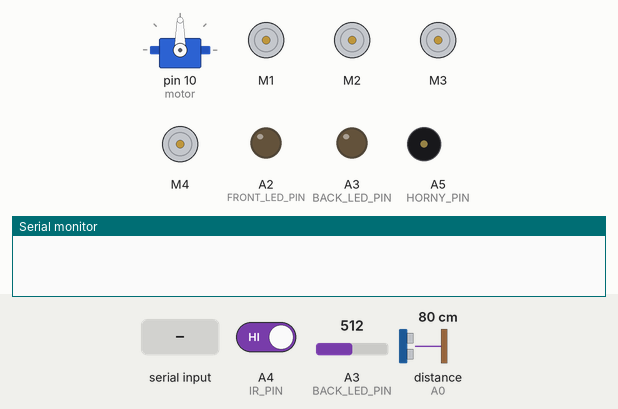
A sketch run on a simulated Arduino Uno, built with avr-gcc and run on an emulated ATmega328P. Parts: servo, 4 × DC motor (green arrow = forward, orange = backward, longer = faster), output pins drawn as LEDs (lit = HIGH), buzzer (waves = sounding, pin HIGH), the last lines printed to the serial monitor. Wiring (inferred from the names in the program): ultrasonic range finder: trigger A1; echo A0. The test bench sets the inputs (shaded band); at power-on: distance to the obstacle (sensor on A0) 80 cm, A3 (BACK_LED_PIN) = 512, A4 (IR_PIN) HIGH. The echo pulse lasts 58.3 µs per cm; pins used as bus, display or sensor lines are not drawn.

Above: at 1.2 s.
1.3 s: "<F>" received over Serial
At 1.8 s:
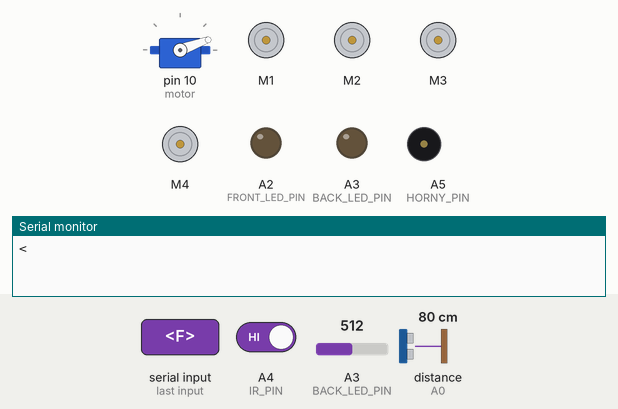
At 3.5 s:
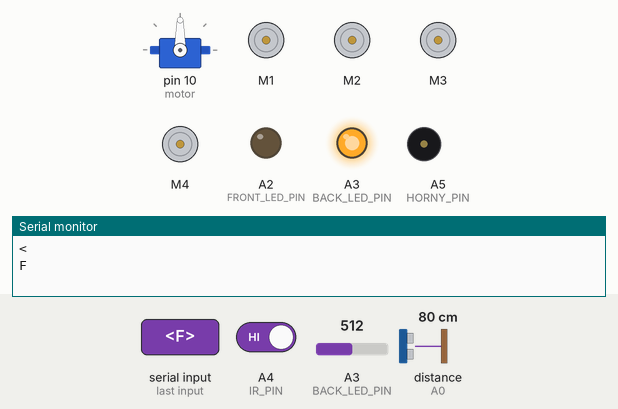
4.3 s: "<B>" received over Serial
7.3 s: distance to the obstacle (sensor on A0) set to 2 cm
At 8.8 s:
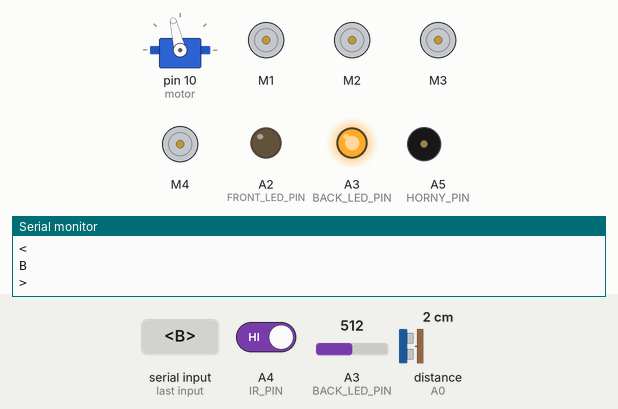
Timing chart, 0 to 10.3 s (numbered marks = the images above; inputs shaded):
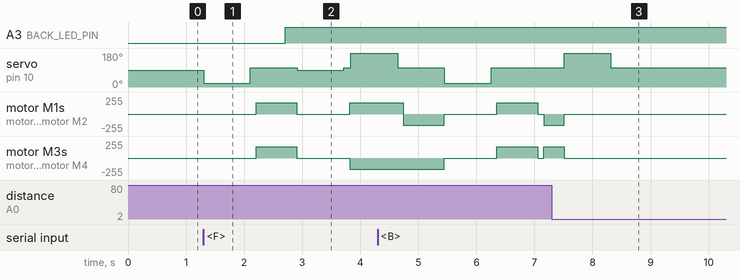

The sketch:

main.ino
```cpp
/*obstacle avoiding,bluetooth control,voice control robot car.
   https://srituhobby.com
*/
// v1 Motor Shield Lib
#include <AFMotor.h>
#include <Servo.h>
#include <arduino-timer.h>

#define Echo A0
#define Trig A1
#define motor 10
#define Speed 170
#define spoint 103
#define IR_PIN A4

#define FRONT_LED_PIN A2
#define BACK_LED_PIN A3
#define HORNY_PIN A5

char value;
int distance;
int Left;
int Right;
int Forward;
int Backward;

int L = 0;
int R = 0;
int F = 0;
int B = 0;

int L1 = 0;
int R1 = 0;

Servo servo;
AF_DCMotor M1(1);
AF_DCMotor M2(2);
AF_DCMotor M3(3);
AF_DCMotor M4(4);

auto fTimer = timer_create_default();
auto bTimer = timer_create_default();

void setup() {
  Serial.begin(9600);
  pinMode(Trig, OUTPUT);
  pinMode(Echo, INPUT);
  pinMode(IR_PIN, INPUT);
  pinMode(FRONT_LED_PIN, OUTPUT);
  pinMode(BACK_LED_PIN, OUTPUT);
  pinMode(HORNY_PIN, OUTPUT);
  servo.attach(motor);
  M1.setSpeed(Speed);
  M2.setSpeed(Speed);
  M3.setSpeed(Speed);
  M4.setSpeed(Speed);
  fTimer.every(200, stopforward);
  bTimer.every(200, stopbackward);
}
void loop() {
  fTimer.tick();
  bTimer.tick();
  // Obstacle();
  // Bluetoothcontrol();
  voicecontrol();
}

bool stopforward(void *) {
  int VF = ultrasonic();
  if (VF < 10) {
    Stop();
  }
  return true;
}

bool stopbackward(void *) {
  int VB = digitalRead(IR_PIN);
  if (VB == LOW) {
    Stop();
  }
}

void Bluetoothcontrol() {
  if (Serial.available() > 0) {
    value = Serial.read();
    Serial.println(value);
  }
  if (value == 'F') {
    forward();
  } else if (value == 'B') {
    backward();
  } else if (value == 'L') {
    left();
  } else if (value == 'R') {
    right();
  } else if (value == 'S') {
    Stop();
  }
}

void Obstacle() {
  distance = ultrasonic();
  if (distance <= 12) {
    Stop();
    backward();
    delay(100);
    Stop();
    L = leftsee();
    servo.write(spoint);
    delay(800);
    R = rightsee();
    servo.write(spoint);
    if (L < R) {
      right();
      delay(500);
      Stop();
      delay(200);
    } else if (L > R) {
      left();
      delay(500);
      Stop();
      delay(200);
    }
  } else {
    forward();
  }
}

void voicecontrol() {
  if (Serial.available() > 0) {
    value = Serial.read();
    Serial.println(value);
    if (value == 'F') {
      F = forwardsee();
      servo.write(spoint);
      if (F >= 10) {
        forward();
        delay(15);
      } else if (F < 10) {
        Stop();
      }
    } else if (value == 'B') {
      B = backwardsee();
      if (B == LOW) {
        Stop();
      } else {
        backward();
        delay(150);
      }
    } else if (value == '<') {
      L = leftsee();
      servo.write(spoint);
      if (L >= 10) {
        left();
        delay(500);
        Stop();
      } else if (L < 10) {
        Stop();
      }
    } else if (value == '>') {
      R = rightsee();
      servo.write(spoint);
      if (R >= 10) {
        right();
        delay(500);
        Stop();
      } else if (R < 10) {
        Stop();
      }
    } else if (value == 'L') {
      left();
    } else if (value == 'R') {
      right();
    } else if (value == 'T') {
      Stop();
    } else if (value == 'X') {
      digitalToggle(FRONT_LED_PIN);
    } else if (value == 'C') {
      digitalToggle(BACK_LED_PIN);
    } else if (value == 'H') {
      digitalToggle(HORNY_PIN);
    }
  }
}

int ultrasonic() {
  digitalWrite(Trig, LOW);
  delayMicroseconds(4);
  digitalWrite(Trig, HIGH);
  delayMicroseconds(10);
  digitalWrite(Trig, LOW);
  long t = pulseIn(Echo, HIGH);
  long cm = t / 29 / 2;  // time convert distance
  return cm;
}

void digitalToggle(uint8_t pin) {
  digitalWrite(pin, !analogRead(pin));
  delay(500);
}

void digitalOff(uint8_t pin) {
  if (analogRead(pin) == HIGH) {
    digitalWrite(pin, LOW);
  }
  delay(100);
}

void forward() {
  digitalOff(BACK_LED_PIN);
  M1.run(FORWARD);
  M2.run(FORWARD);
  M3.run(BACKWARD);
  M4.run(BACKWARD);
}

void backward() {
  digitalOff(BACK_LED_PIN);
  M1.run(BACKWARD);
  M2.run(BACKWARD);
  M3.run(FORWARD);
  M4.run(FORWARD);
}
void left() {
  digitalOff(BACK_LED_PIN);
  M1.run(FORWARD);
  M2.run(FORWARD);
  M3.run(FORWARD);
  M4.run(FORWARD);
}
void right() {
  digitalOff(BACK_LED_PIN);
  M1.run(BACKWARD);
  M2.run(BACKWARD);
  M3.run(BACKWARD);
  M4.run(BACKWARD);
}
void Stop() {
  digitalWrite(BACK_LED_PIN, HIGH);
  delay(200);
  M1.run(RELEASE);
  M2.run(RELEASE);
  M3.run(RELEASE);
  M4.run(RELEASE);
}
int leftsee() {
  servo.write(20);
  delay(800);
  Left = ultrasonic();
  return Left;
}

int rightsee() {
  servo.write(180);
  delay(800);
  Right = ultrasonic();
  return Right;
}

int forwardsee() {
  servo.write(90);
  delay(800);
  Forward = ultrasonic();
  return Forward;
}

int backwardsee() {
  Backward = digitalRead(IR_PIN);
  return Backward;
}
```

Measured:
- after the input at 1.3 s, A3 (BACK_LED_PIN): LOW → HIGH after 1.4 s; servo on pin 10 (motor): 90° → 20° at once, → 103° 0.81 s later, → 90° 0.81 s later, → 103° 0.81 s later, … (5 changes in this stretch)
- after the input at 7.3 s, motor M1, motor M2: backward 170/255 → stopped after 0.21 s instead of 1.6 s
